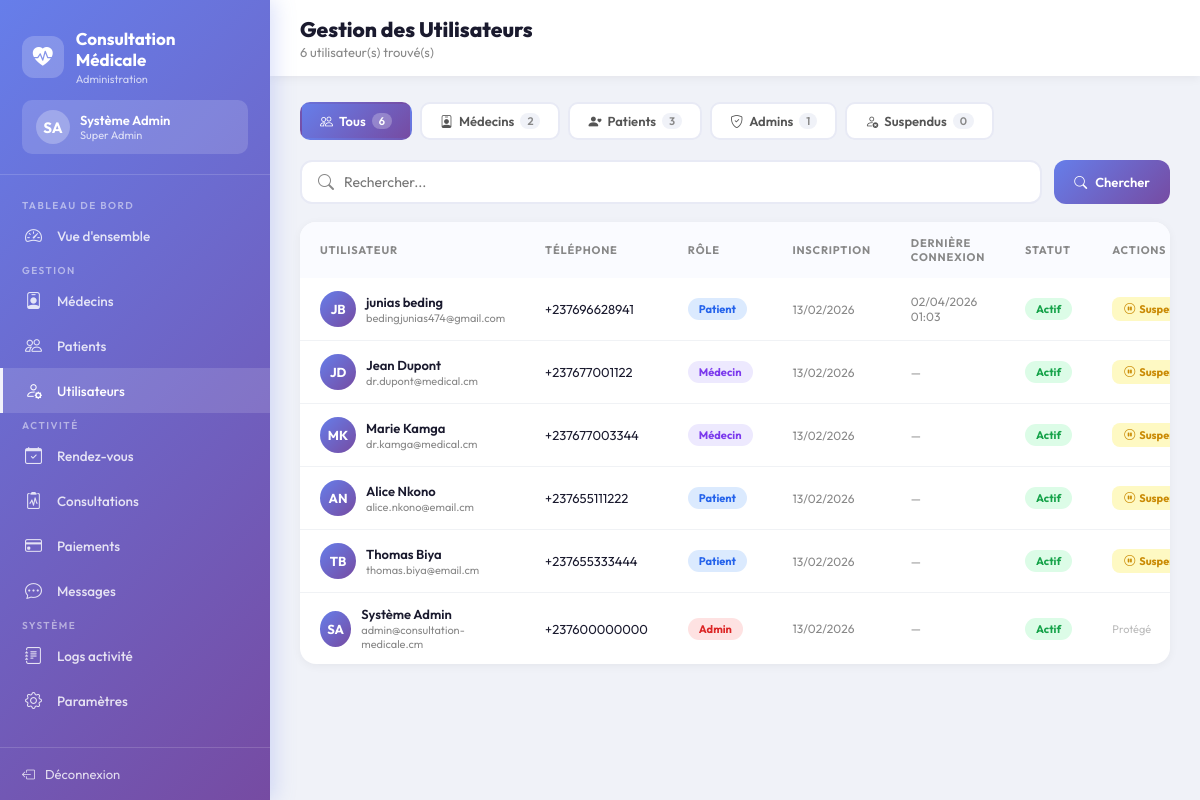
Page /admin/utilisateurs.php (signed in) on the committed database.
### tables this page shows
CREATE TABLE `utilisateurs` (
  `id` int(11) NOT NULL,
  `nom` varchar(100) NOT NULL,
  `prenom` varchar(100) NOT NULL,
  `email` varchar(150) NOT NULL,
  `telephone` varchar(20) NOT NULL,
  `mot_de_passe` varchar(255) NOT NULL,
  `genre` enum('Homme','Femme','Autre') NOT NULL,
  `role` enum('patient','medecin','administrateur') NOT NULL DEFAULT 'patient',
  `photo_profil` varchar(255) DEFAULT NULL,
  `date_inscription` datetime DEFAULT current_timestamp(),
  `derniere_connexion` datetime DEFAULT NULL,
  `statut` enum('actif','inactif','suspendu') DEFAULT 'actif',
  `adresse` text DEFAULT NULL,
  `ville` varchar(100) DEFAULT NULL,
  `code_postal` varchar(10) DEFAULT NULL,
  `pays` varchar(100) DEFAULT 'Cameroun',
  `date_naissance` date DEFAULT NULL
);

### admin/utilisateurs.php (the view, shortened to what this page needs)
<?php
$mode_ajout = (isset($_GET['action']) && $_GET['action'] === 'ajouter' && isset($_GET['role']) && $_GET['role'] === 'medecin');
try {
    $db = Database::getInstance()->getConnection();
    $search = trim($_GET['q'] ?? '');
    $filtre = $_GET['filtre'] ?? 'tous';
    $where = "WHERE 1=1";
    $params = [];
    $stmt = $db->prepare("SELECT * FROM utilisateurs $where ORDER BY date_inscription DESC");
    $stmt->execute($params);
    $users = $stmt->fetchAll();
    $counts = [];
    foreach (['tous'=>'1=1','medecin'=>"role='medecin'",'patient'=>"role='patient'",'admin'=>"role='administrateur'",'suspendu'=>"statut='suspendu'"] as $k=>$w) {
        $counts[$k] = $db->query("SELECT COUNT(*) FROM utilisateurs WHERE $w")->fetchColumn();
    }
} catch(PDOException $e) {
    error_log($e->getMessage());
    $users=[]; $counts=array_fill_keys(['tous','medecin','patient','admin','suspendu'],0);
}
?>
<!DOCTYPE html>
<html lang="fr">
<head>
    <link rel="stylesheet" href="https://cdn.jsdelivr.net/npm/bootstrap-icons@1.11.3/font/bootstrap-icons.min.css">
</head>
<body>
<aside class="sidebar">
    <div class="sidebar-brand">
        <div class="logo"><div class="logo-icon"><i class="bi bi-heart-pulse-fill"></i></div><div><h3><?php echo SITE_NAME; ?></h3><p>Administration</p></div></div>
        <div class="admin-chip">
            <div class="av"><?php echo strtoupper(substr($_SESSION['user_prenom'],0,1).substr($_SESSION['user_nom'],0,1)); ?></div>
            <div class="info"><h5><?php echo htmlspecialchars($_SESSION['user_prenom'].' '.$_SESSION['user_nom']); ?></h5><p>Super Admin</p></div>
        </div>
    </div>
    <nav class="sidebar-menu">
        <span class="menu-section">Tableau de bord</span>
        <a href="index.php"><i class="bi bi-speedometer2"></i> Vue d'ensemble</a>
        <span class="menu-section">Gestion</span>
        <a href="medecins.php"><i class="bi bi-person-badge"></i> Médecins</a>
        <a href="patients.php"><i class="bi bi-people"></i> Patients</a>
        <a href="utilisateurs.php" class="active"><i class="bi bi-person-gear"></i> Utilisateurs</a>
        <span class="menu-section">Activité</span>
        <a href="rendez-vous.php"><i class="bi bi-calendar-check"></i> Rendez-vous</a>
        <a href="consultations.php"><i class="bi bi-clipboard2-pulse"></i> Consultations</a>
        <a href="paiements.php"><i class="bi bi-credit-card"></i> Paiements</a>
        <a href="messages.php"><i class="bi bi-chat-dots"></i> Messages</a>
        <span class="menu-section">Système</span>
        <a href="logs.php"><i class="bi bi-journal-text"></i> Logs activité</a>
        <a href="parametres.php"><i class="bi bi-gear"></i> Paramètres</a>
    </nav>
    <div class="sidebar-footer"><a href="../auth/logout.php"><i class="bi bi-box-arrow-left"></i> Déconnexion</a></div>
</aside>
<div class="main-content">
    <div class="topbar">
        <div>
            <h2><?php echo $mode_ajout ? 'Ajouter un médecin' : 'Gestion des Utilisateurs'; ?></h2>
            <p><?php echo $mode_ajout ? 'Remplissez les informations du nouveau médecin' : count($users).' utilisateur(s) trouvé(s)'; ?></p>
        </div>
    </div>
    <div class="content">
        <?php if ($mode_ajout): ?>
        <!-- ════════════════════════════════════════════════════════════
             FORMULAIRE D'AJOUT MÉDECIN
        ════════════════════════════════════════════════════════════ -->
        <div class="form-card">
            <div class="form-header">
                <h3><i class="bi bi-person-plus-fill"></i> Nouveau médecin</h3>
                <p>Les champs marqués <strong>*</strong> sont obligatoires</p>
            </div>
            <div class="form-body">
                <form method="POST" action="utilisateurs.php?action=ajouter&role=medecin" autocomplete="off">
                    <input type="hidden" name="action" value="ajouter_medecin">
                    <div class="form-section-title"><i class="bi bi-person-circle" style="color:var(--primary)"></i> Informations personnelles</div>
                    <div class="form-row">
                        <div class="form-group">
                            <label><i class="bi bi-person"></i> Nom <span class="req">*</span></label>
                            <input type="text" name="nom" class="form-control" placeholder="Dupont" value="<?php echo htmlspecialchars($_POST['nom'] ?? ''); ?>" required>
                        </div>
                        <div class="form-group">
                            <label><i class="bi bi-person"></i> Prénom <span class="req">*</span></label>
                            <input type="text" name="prenom" class="form-control" placeholder="Jean" value="<?php echo htmlspecialchars($_POST['prenom'] ?? ''); ?>" required>
                        </div>
                    </div>
                    <div class="form-row" style="margin-top:14px">
                        <div class="form-group">
                            <label><i class="bi bi-envelope"></i> Email <span class="req">*</span></label>
                            <input type="email" name="email" class="form-control" placeholder="dr.nom@medical.cm" value="<?php echo htmlspecialchars($_POST['email'] ?? ''); ?>" required>
                        </div>
                        <div class="form-group">
                            <label><i class="bi bi-phone"></i> Téléphone <span class="req">*</span></label>
                            <input type="text" name="telephone" class="form-control" placeholder="+237677001122" value="<?php echo htmlspecialchars($_POST['telephone'] ?? ''); ?>" required>
                        </div>
                    </div>
                    <div class="form-row" style="margin-top:14px">
                        <div class="form-group">
                            <label><i class="bi bi-gender-ambiguous"></i> Genre <span class="req">*</span></label>
                            <select name="genre" class="form-control">
                                <option value="Homme" <?php echo ($_POST['genre']??'Homme')==='Homme'?'selected':''; ?>>Homme</option>
                                <option value="Femme" <?php echo ($_POST['genre']??'')==='Femme'?'selected':''; ?>>Femme</option>
                                <option value="Autre" <?php echo ($_POST['genre']??'')==='Autre'?'selected':''; ?>>Autre</option>
                            </select>
                        </div>
                        <div class="form-group">
                            <label><i class="bi bi-geo-alt"></i> Ville</label>
                            <input type="text" name="ville" class="form-control" placeholder="Yaoundé" value="<?php echo htmlspecialchars($_POST['ville'] ?? ''); ?>">
                        </div>
                    </div>
                    <div class="form-group" style="margin-top:14px">
                        <label><i class="bi bi-lock"></i> Mot de passe <span class="req">*</span></label>
                        <div class="password-wrap">
                            <input type="password" name="mot_de_passe" id="mdp" class="form-control" placeholder="Minimum 6 caractères" required>
                            <button type="button" class="toggle-pw" onclick="togglePw()"><i class="bi bi-eye" id="pw-icon"></i></button>
                        </div>
                        <span class="hint">Le médecin pourra le modifier depuis son espace.</span>
                    </div>
                    <div class="form-section-title"><i class="bi bi-briefcase" style="color:var(--primary)"></i> Informations professionnelles</div>
                    <div class="form-row">
                        <div class="form-group">
                            <label><i class="bi bi-heart-pulse"></i> Spécialité <span class="req">*</span></label>
                            <select name="specialite" class="form-control" required>
                                <option value="">-- Choisir --</option>
                                <?php
                                $specialites = ['Médecine Générale','Pédiatrie','Chirurgie','Gynécologie','Cardiologie','Dermatologie','Neurologie','Orthopédie','Ophtalmologie','ORL','Psychiatrie','Radiologie','Anesthésiologie','Urologie','Endocrinologie','Gastro-entérologie','Pneumologie','Rhumatologie','Infectiologie','Médecine d\'urgence'];
                                foreach ($specialites as $sp) {
                                    $sel = (($_POST['specialite']??'') === $sp) ? 'selected' : '';
                                    echo "<option value=\"$sp\" $sel>$sp</option>";
                                }
                                ?>
                            </select>
                        </div>
                        <div class="form-group">
                            <label><i class="bi bi-card-text"></i> Numéro d'ordre <span class="req">*</span></label>
                            <input type="text" name="numero_ordre" class="form-control" placeholder="ORD-CM-12345" value="<?php echo htmlspecialchars($_POST['numero_ordre'] ?? ''); ?>" required>
                        </div>
                    </div>
                    <div class="form-row triple" style="margin-top:14px">
                        <div class="form-group">
                            <label><i class="bi bi-calendar3"></i> Années d'expérience</label>
                            <input type="number" name="annees_experience" class="form-control" placeholder="0" min="0" max="60" value="<?php echo htmlspecialchars($_POST['annees_experience'] ?? '0'); ?>">
                        </div>
                        <div class="form-group">
                            <label><i class="bi bi-cash-coin"></i> Tarif consultation (FCFA)</label>
                            <input type="number" name="tarif_consultation" class="form-control" placeholder="15000" min="0" step="500" value="<?php echo htmlspecialchars($_POST['tarif_consultation'] ?? ''); ?>">
                        </div>
                        <div class="form-group">
                            <label><i class="bi bi-translate"></i> Langues parlées</label>
                            <input type="text" name="langues_parlees" class="form-control" placeholder="Français, Anglais" value="<?php echo htmlspecialchars($_POST['langues_parlees'] ?? 'Français'); ?>">
                        </div>
                    </div>
                    <div class="form-group" style="margin-top:14px">
                        <label><i class="bi bi-hospital"></i> Hôpital / Clinique d'affiliation</label>
                        <input type="text" name="hopital_affiliation" class="form-control" placeholder="Hôpital Central de Yaoundé" value="<?php echo htmlspecialchars($_POST['hopital_affiliation'] ?? ''); ?>">
                    </div>
                    <div class="form-group" style="margin-top:14px">
                        <label><i class="bi bi-file-text"></i> Description / Bio</label>
                        <textarea name="description" class="form-control" placeholder="Brève description du médecin..."><?php echo htmlspecialchars($_POST['description'] ?? ''); ?></textarea>
                    </div>
                    <div class="form-actions">
                        <a href="medecins.php" class="btn btn-outline"><i class="bi bi-x-circle"></i> Annuler</a>
                        <button type="submit" class="btn btn-primary"><i class="bi bi-check-circle"></i> Enregistrer le médecin</button>
                    </div>
                </form>
            </div>
        </div>
        <?php else: ?>
        <div class="filter-tabs">
            <?php foreach (['tous'=>['Tous','bi-people'],'medecin'=>['Médecins','bi-person-badge'],'patient'=>['Patients','bi-person-heart'],'admin'=>['Admins','bi-shield-check'],'suspendu'=>['Suspendus','bi-person-x']] as $k=>[$label,$icon]): ?>
            <a href="?filtre=<?php echo $k; ?><?php echo $search?"&q=".urlencode($search):''; ?>" class="tab <?php echo $filtre===$k?'active':''; ?>">
                <i class="bi <?php echo $icon; ?>"></i> <?php echo $label; ?> <span class="count"><?php echo $counts[$k]; ?></span>
            </a>
            <?php endforeach; ?>
        </div>
        <div class="toolbar">
            <form method="GET" style="display:flex;gap:12px;flex:1;flex-wrap:wrap">
                <div class="search-box"><i class="bi bi-search"></i><input type="text" name="q" placeholder="Rechercher..." value="<?php echo htmlspecialchars($search); ?>"></div>
                <button type="submit" class="btn btn-primary"><i class="bi bi-search"></i> Chercher</button>
            </form>
        </div>
        <div class="card">
            <?php if (count($users) > 0): ?>
            <table>
                <thead><tr><th>Utilisateur</th><th>Téléphone</th><th>Rôle</th><th>Inscription</th><th>Dernière connexion</th><th>Statut</th><th>Actions</th></tr></thead>
                <tbody>
                <?php foreach ($users as $u):
                    $initials = strtoupper(substr($u['prenom'],0,1).substr($u['nom'],0,1));
                    $role_b = ['patient'=>['info','Patient'],'medecin'=>['purple','Médecin'],'administrateur'=>['danger','Admin']];
                    $rb = $role_b[$u['role']] ?? ['gray','?'];
                    $sb = ['actif'=>'success','inactif'=>'warning','suspendu'=>'danger'][$u['statut']] ?? 'gray';
                ?>
                <tr>
                    <td><div class="user-cell"><div class="user-av"><?php echo $initials; ?></div><div class="uinfo"><h6><?php echo htmlspecialchars($u['prenom'].' '.$u['nom']); ?></h6><p><?php echo htmlspecialchars($u['email']); ?></p></div></div></td>
                    <td><?php echo htmlspecialchars($u['telephone']); ?></td>
                    <td><span class="badge badge-<?php echo $rb[0]; ?>"><?php echo $rb[1]; ?></span></td>
                    <td style="color:#888;font-size:12px"><?php echo date('d/m/Y', strtotime($u['date_inscription'])); ?></td>
                    <td style="color:#888;font-size:12px"><?php echo $u['derniere_connexion'] ? date('d/m/Y H:i', strtotime($u['derniere_connexion'])) : '—'; ?></td>
                    <td><span class="badge badge-<?php echo $sb; ?>"><?php echo ucfirst($u['statut']); ?></span></td>
                    <td>
                        <div class="actions">
                            <?php if ($u['role'] !== 'administrateur'): ?>
                            <form method="POST" style="display:inline" onsubmit="return confirm('Confirmer ?')">
                                <button type="submit" class="btn-xs <?php echo $u['statut']==='actif'?'btn-xs-warning':'btn-xs-success'; ?>">
                                    <i class="bi bi-<?php echo $u['statut']==='actif'?'pause-circle':'play-circle'; ?>"></i>
                                    <?php echo $u['statut']==='actif'?'Suspendre':'Activer'; ?>
                                </button>
                            </form>
                            <?php else: ?>
                            <span style="font-size:11px;color:#bbb">Protégé</span>
                            <?php endif; ?>
                        </div>
                    </td>
                </tr>
                <?php endforeach; ?>
                </tbody>
            </table>
            <?php else: ?>
            <div class="empty"><i class="bi bi-people"></i><p>Aucun utilisateur trouvé</p></div>
            <?php endif; ?>
        </div>
        <?php endif; ?>
    </div>
</div>
</body>
</html>

### rows in the picture
utilisateurs: initials "JB", prenom+nom "junias beding", email "bedingjunias474@gmail.com", telephone "+237696628941", role "Patient", date_inscription "13/02/2026", derniere_connexion "02/04/2026 01:03", statut "Actif", shows "Suspendre"
utilisateurs: initials "JD", prenom+nom "Jean Dupont", email "dr.dupont@medical.cm", telephone "+237677001122", role "Médecin", date_inscription "13/02/2026", statut "Actif", shows "Suspendre"
utilisateurs: initials "MK", prenom+nom "Marie Kamga", email "dr.kamga@medical.cm", telephone "+237677003344", role "Médecin", date_inscription "13/02/2026", statut "Actif", shows "Suspendre"
utilisateurs: initials "AN", prenom+nom "Alice Nkono", email "alice.nkono@email.cm", telephone "+237655111222", role "Patient", date_inscription "13/02/2026", statut "Actif", shows "Suspendre"
utilisateurs: initials "TB", prenom+nom "Thomas Biya", email "thomas.biya@email.cm", telephone "+237655333444", role "Patient", date_inscription "13/02/2026", statut "Actif", shows "Suspendre"
utilisateurs: initials "SA", prenom+nom "Système Admin", email "admin@consultation-medicale.cm", telephone "+237600000000", role "Admin", date_inscription "13/02/2026", statut "Actif", shows "Protégé"

### other values in the picture
SITE_NAME "Consultation Médicale"
substr($_SESSION['user_prenom'],0,1).substr($_SESSION['user_nom'],0,1) "SA"
$_SESSION['user_prenom'].' '.$_SESSION['user_nom'] "Système Admin"
count($users) "6"
$label "Tous"
$counts[$k] "6"
$label "Médecins"
$counts[$k] "2"
$label "Patients"
$counts[$k] "3"
$label "Admins"
$counts[$k] "1"
$label "Suspendus"
$counts[$k] "0"
